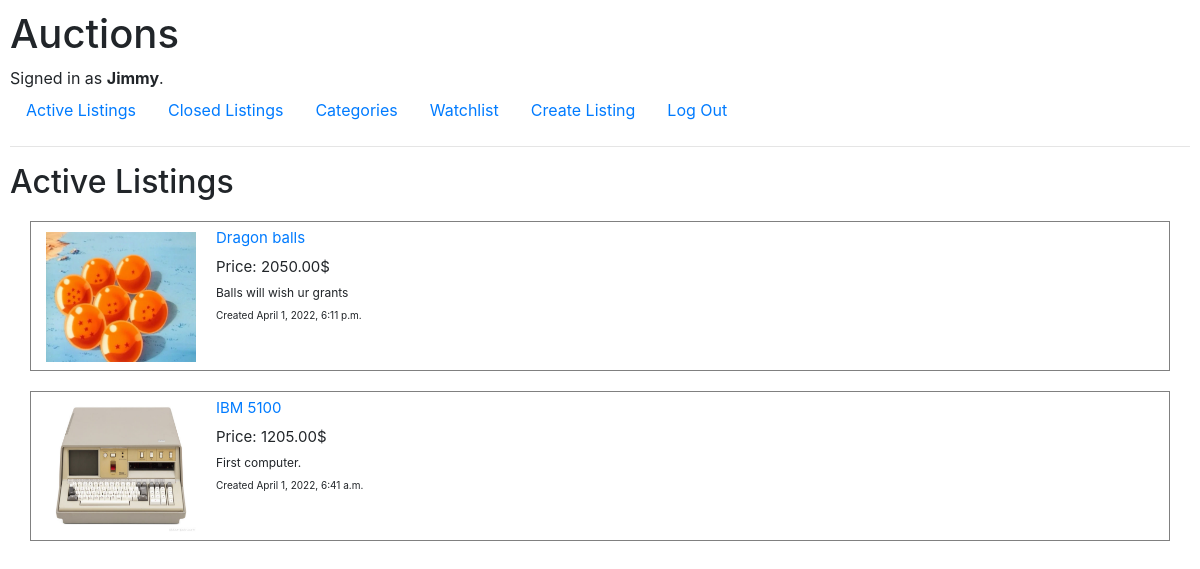
Screenshot of /closed (signed in) with the database file from the repository.
### auctions/models.py (models this page shows)
class User(AbstractUser):
    username = models.CharField(max_length=20, unique=True)
    email = models.EmailField()
    password = models.CharField(max_length=30)
    watchlist = models.CharField(max_length=100, null=True, blank=True)

class AuctionListings(models.Model):
    image = models.ImageField(upload_to='images/', blank=True, default='images/0.jpg')
    title = models.CharField(max_length=20)
    description = models.TextField(null=True, blank=True)
    prices = models.DecimalField(max_digits=6, decimal_places=2, null=True)
    creator = models.ForeignKey(User, on_delete=models.SET_NULL, null=True)
    bid_author = models.CharField(max_length=20, null=True)
    created = models.DateTimeField(auto_now_add=True)
    category = models.ForeignKey(Categories, on_delete=models.CASCADE, null=True)
    close_bid = models.BooleanField(default=False)

### auctions/views.py (the view)
# urls.py: path("closed", views.closed_listings, name='closed'),
def closed_listings(request):
    listings = AuctionListings.objects.filter(close_bid=True).order_by('-created')
    return render(request, "auctions/index.html", {'listings': listings})

### auctions/templates/auctions/index.html
{% extends "auctions/layout.html" %}
{% block body %}
    <h2>Active Listings</h2>
    {% for listing in listings %}
       <div class="container">
           <div class="container-1">
               <img class="img-1" src="{{ listing.image.url }}">
           </div>
           <div class="container-2">
               <p><a href="{% url 'listing' listing.id %}">{{ listing.title }}</a></p>
               <p>Price: {{ listing.prices }}$</p>
               <p class="desc">{{ listing.description }}</p>
               <p class="created">Created {{ listing.created }}</p>
           </div>
       </div>
    {% endfor %}
{% endblock %}

### auctions/templates/auctions/layout.html (shortened to what this page needs)
{% load static %}
<!DOCTYPE html>
<html lang="en">
    <head>
        <link rel="stylesheet" href="https://stackpath.bootstrapcdn.com/bootstrap/4.4.1/css/bootstrap.min.css">
        <link href="{% static 'auctions/styles.css' %}" rel="stylesheet">
    </head>
    <body>
        <h1>Auctions</h1>
        <div>
            {% if user.is_authenticated %}
                Signed in as <strong>{{ user.username }}</strong>.
            {% else %}
                Not signed in.
            {% endif %}
        </div>
        <ul class="nav">
            <li class="nav-item">
                <a class="nav-link" href="{% url 'index' %}">Active Listings</a>
            </li>
            <li class="nav-item">
                <a class="nav-link" href="{% url 'closed' %}">Closed Listings</a>
            </li>
            <li class="nav-item">
                <a class="nav-link" href="{% url 'categories' %}">Categories</a>
            </li>
            <li class="nav-item">
                <a class="nav-link" href="{% url 'user_watchlist' %}">Watchlist</a>
            </li>
            <li class="nav-item">
                <a class="nav-link" href="{% url 'create' %}">Create Listing</a>
            </li>
            {% if user.is_authenticated %}
                <li class="nav-item">
                    <a class="nav-link" href="{% url 'logout' %}">Log Out</a>
                </li>
            {% endif %}
        </ul>
        <hr>
        {% block body %}
        {% endblock %}
    </body>
</html>

### auctions/static/auctions/styles.css (style rules this page uses)
body { padding: 10px; }
.container { height: 150px; border: 1px solid grey; display: flex; margin-left: 20px; }
.container-1 { width: 150px; height: 130px; float: left; margin-top: 10px; display: flex; }
.container-2 { height: 100%; width: auto; margin-left: 20px; margin-top: 15px; font-size: 15px; }
.container-2 p { margin-top: -10px; }
.desc { font-size: 12px; }
.created { font-size: 10px; }
.img-1 { width: 100%; height: auto; justify-content: center; }
.container { margin-top: 20px; }

### rows the page displays
User: username "Jimmy"
AuctionListings: image (picture), title "Dragon balls", prices "2050.00", description "Balls will wish ur grants", created "April 1, 2022, 6:11 p.m."
AuctionListings: image (picture), title "IBM 5100", prices "1205.00", description "First computer.", created "April 1, 2022, 6:41 a.m."
